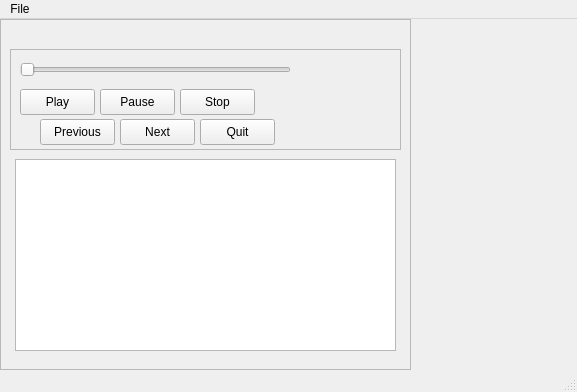
<?xml version="1.0" encoding="UTF-8"?>
<ui version="4.0">
 <class>MainWindow</class>
 <widget class="QMainWindow" name="MainWindow">
  <property name="geometry">
   <rect>
    <x>0</x>
    <y>0</y>
    <width>577</width>
    <height>392</height>
   </rect>
  </property>
  <property name="sizePolicy">
   <sizepolicy hsizetype="Minimum" vsizetype="Minimum">
    <horstretch>0</horstretch>
    <verstretch>0</verstretch>
   </sizepolicy>
  </property>
  <property name="minimumSize">
   <size>
    <width>403</width>
    <height>160</height>
   </size>
  </property>
  <property name="windowTitle">
   <string>MainWindow</string>
  </property>
  <widget class="QWidget" name="centralwidget">
   <widget class="QFrame" name="frame_2">
    <property name="geometry">
     <rect>
      <x>0</x>
      <y>0</y>
      <width>411</width>
      <height>351</height>
     </rect>
    </property>
    <property name="frameShape">
     <enum>QFrame::StyledPanel</enum>
    </property>
    <property name="frameShadow">
     <enum>QFrame::Raised</enum>
    </property>
    <widget class="QFrame" name="frame">
     <property name="geometry">
      <rect>
       <x>10</x>
       <y>30</y>
       <width>391</width>
       <height>101</height>
      </rect>
     </property>
     <property name="sizePolicy">
      <sizepolicy hsizetype="Minimum" vsizetype="Minimum">
       <horstretch>0</horstretch>
       <verstretch>0</verstretch>
      </sizepolicy>
     </property>
     <property name="minimumSize">
      <size>
       <width>381</width>
       <height>101</height>
      </size>
     </property>
     <property name="frameShape">
      <enum>QFrame::StyledPanel</enum>
     </property>
     <property name="frameShadow">
      <enum>QFrame::Raised</enum>
     </property>
     <widget class="QPushButton" name="Play">
      <property name="geometry">
       <rect>
        <x>10</x>
        <y>40</y>
        <width>75</width>
        <height>26</height>
       </rect>
      </property>
      <property name="text">
       <string>Play</string>
      </property>
     </widget>
     <widget class="QPushButton" name="Previous">
      <property name="geometry">
       <rect>
        <x>30</x>
        <y>70</y>
        <width>75</width>
        <height>26</height>
       </rect>
      </property>
      <property name="text">
       <string>Previous</string>
      </property>
     </widget>
     <widget class="QPushButton" name="Pause">
      <property name="geometry">
       <rect>
        <x>90</x>
        <y>40</y>
        <width>75</width>
        <height>26</height>
       </rect>
      </property>
      <property name="text">
       <string>Pause</string>
      </property>
     </widget>
     <widget class="QLabel" name="songprg_num">
      <property name="geometry">
       <rect>
        <x>290</x>
        <y>10</y>
        <width>91</width>
        <height>20</height>
       </rect>
      </property>
      <property name="text">
       <string/>
      </property>
     </widget>
     <widget class="QSlider" name="songprg">
      <property name="geometry">
       <rect>
        <x>10</x>
        <y>10</y>
        <width>271</width>
        <height>21</height>
       </rect>
      </property>
      <property name="tracking">
       <bool>true</bool>
      </property>
      <property name="orientation">
       <enum>Qt::Horizontal</enum>
      </property>
     </widget>
     <widget class="QPushButton" name="Quit">
      <property name="geometry">
       <rect>
        <x>190</x>
        <y>70</y>
        <width>75</width>
        <height>26</height>
       </rect>
      </property>
      <property name="text">
       <string>Quit</string>
      </property>
     </widget>
     <widget class="QPushButton" name="Next">
      <property name="geometry">
       <rect>
        <x>110</x>
        <y>70</y>
        <width>75</width>
        <height>26</height>
       </rect>
      </property>
      <property name="text">
       <string>Next</string>
      </property>
     </widget>
     <widget class="QPushButton" name="Stop">
      <property name="geometry">
       <rect>
        <x>170</x>
        <y>40</y>
        <width>75</width>
        <height>26</height>
       </rect>
      </property>
      <property name="text">
       <string>Stop</string>
      </property>
     </widget>
    </widget>
    <widget class="QLabel" name="songlb">
     <property name="geometry">
      <rect>
       <x>20</x>
       <y>10</y>
       <width>371</width>
       <height>20</height>
      </rect>
     </property>
     <property name="text">
      <string/>
     </property>
    </widget>
    <widget class="QListWidget" name="playlist">
     <property name="geometry">
      <rect>
       <x>15</x>
       <y>140</y>
       <width>381</width>
       <height>192</height>
      </rect>
     </property>
     <property name="frameShadow">
      <enum>QFrame::Raised</enum>
     </property>
    </widget>
   </widget>
  </widget>
  <widget class="QMenuBar" name="menubar">
   <property name="geometry">
    <rect>
     <x>0</x>
     <y>0</y>
     <width>577</width>
     <height>19</height>
    </rect>
   </property>
   <widget class="QMenu" name="menuFile">
    <property name="title">
     <string>File</string>
    </property>
    <addaction name="actionUpdate"/>
    <addaction name="separator"/>
    <addaction name="actionQuit"/>
   </widget>
   <addaction name="menuFile"/>
  </widget>
  <widget class="QStatusBar" name="statusbar"/>
  <action name="actionUpdate">
   <property name="text">
    <string>Update DB</string>
   </property>
   <property name="shortcut">
    <string>Ctrl+U</string>
   </property>
  </action>
  <action name="actionQuit">
   <property name="text">
    <string>Quit</string>
   </property>
   <property name="shortcut">
    <string>Ctrl+Q</string>
   </property>
  </action>
 </widget>
 <tabstops>
  <tabstop>songprg</tabstop>
  <tabstop>Play</tabstop>
  <tabstop>Pause</tabstop>
  <tabstop>Stop</tabstop>
  <tabstop>Previous</tabstop>
  <tabstop>Next</tabstop>
  <tabstop>Quit</tabstop>
 </tabstops>
 <resources/>
 <connections>
  <connection>
   <sender>actionQuit</sender>
   <signal>triggered()</signal>
   <receiver>MainWindow</receiver>
   <slot>close()</slot>
   <hints>
    <hint type="sourcelabel">
     <x>-1</x>
     <y>-1</y>
    </hint>
    <hint type="destinationlabel">
     <x>201</x>
     <y>112</y>
    </hint>
   </hints>
  </connection>
  <connection>
   <sender>Quit</sender>
   <signal>clicked()</signal>
   <receiver>MainWindow</receiver>
   <slot>close()</slot>
   <hints>
    <hint type="sourcelabel">
     <x>237</x>
     <y>111</y>
    </hint>
    <hint type="destinationlabel">
     <x>204</x>
     <y>112</y>
    </hint>
   </hints>
  </connection>
 </connections>
</ui>
